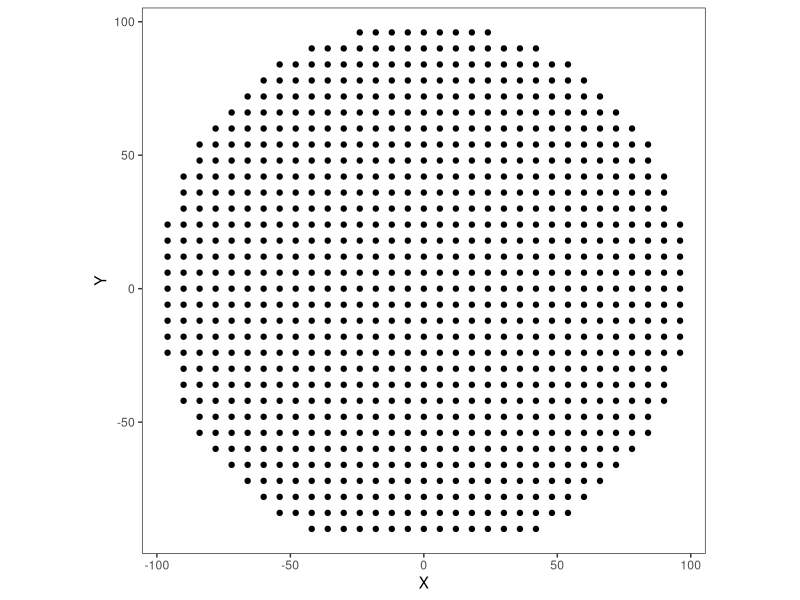
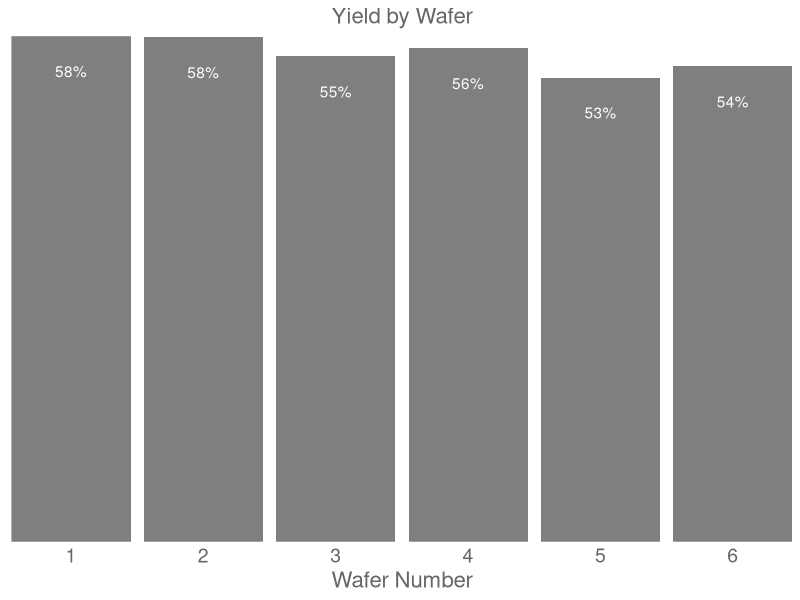
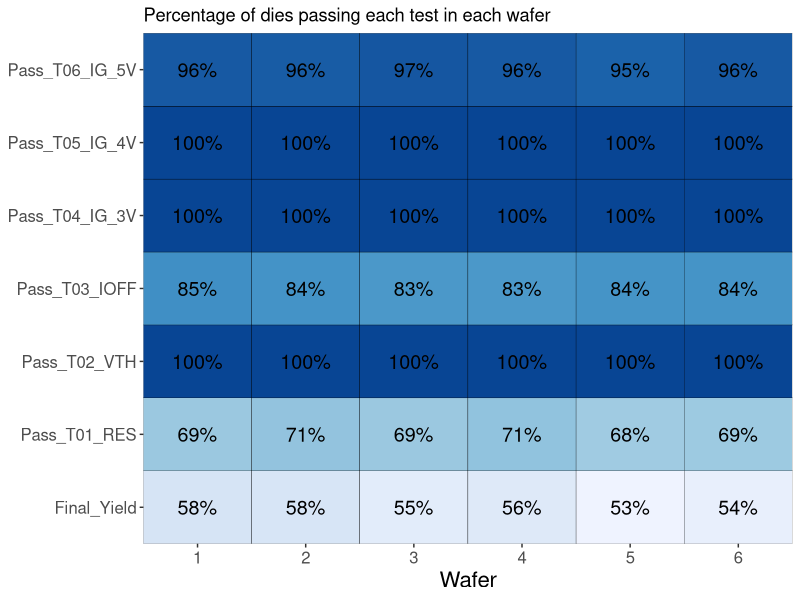
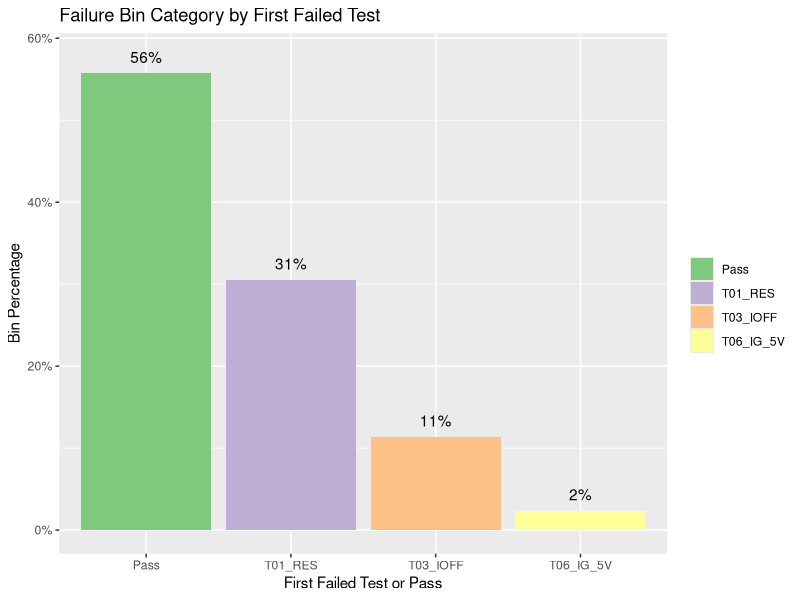
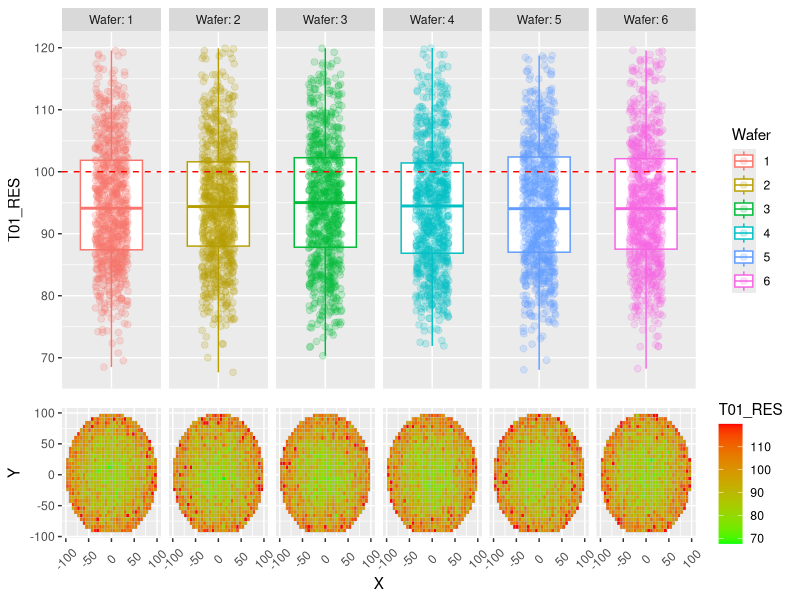
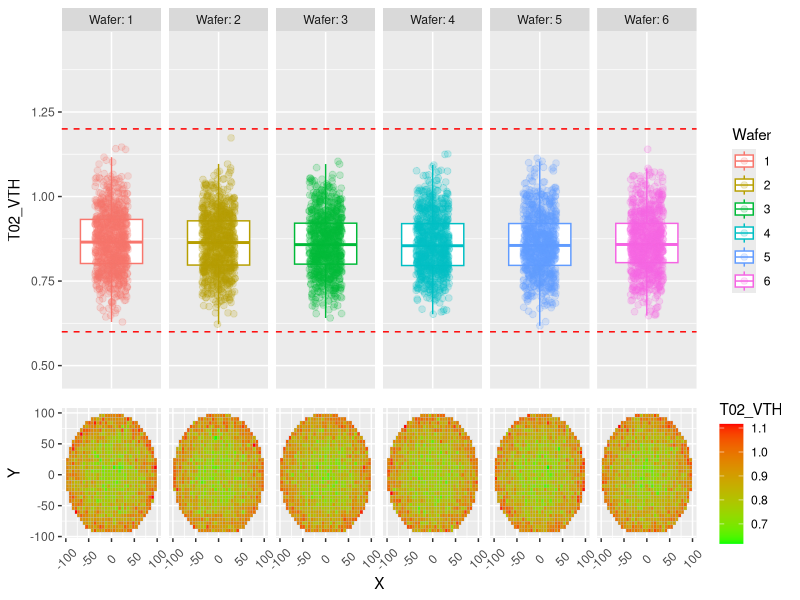
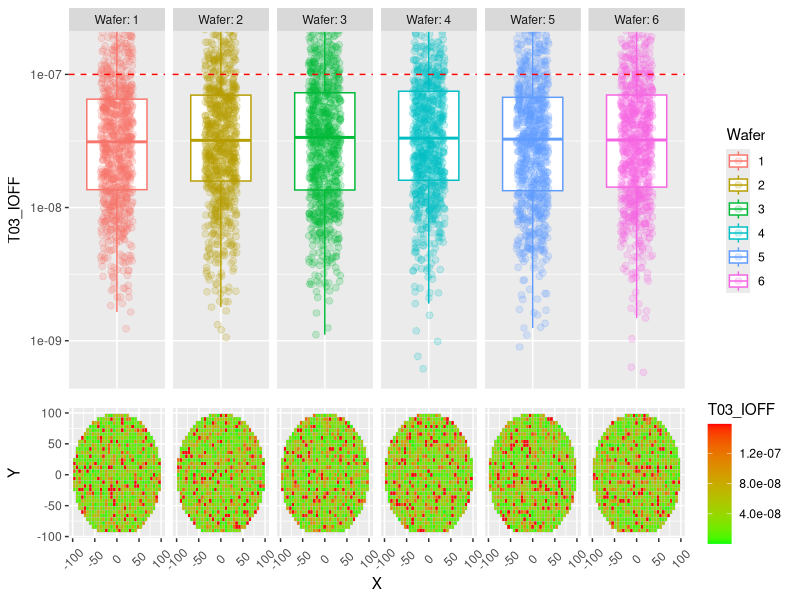
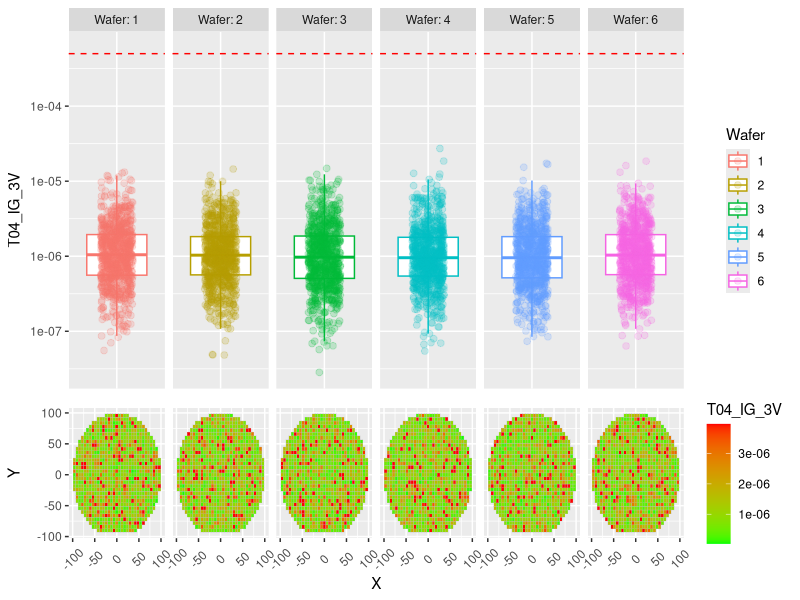

Generate these figures, in order, with R:
## ---- chunk 1
knitr::opts_chunk$set(echo = TRUE, 
                      warning = FALSE, 
                      fig.align = 'center', 
                      fig.width = 10)
#                     fig.path = "static"
library(tidyverse)
library(scales)
library(kableExtra)
library(reshape2)
library(ggpubr)
library(ggrepel)
## ---- chunk 2

# Define a dataframe from scratch using test names and limits provided
df_limits <- setNames(data.frame(matrix(ncol = 4, nrow = 0)),
                      c("TestName", "LowerLimit", "UpperLimit", "Units"))
df_limits <- rbind(
  df_limits,
  data.frame(
    TestName = 'T01_RES',
    LowerLimit = NA,
    UpperLimit = 100,
    Units = "mOhm"
  )
)
df_limits <- rbind(
  df_limits,
  data.frame(
    TestName = 'T02_VTH',
    LowerLimit = 0.6,
    UpperLimit = 1.2,
    Units = "Volts"
  )
)
df_limits <- rbind(
  df_limits,
  data.frame(
    TestName = 'T03_IOFF',
    LowerLimit = NA,
    UpperLimit = 1e-7,
    Units = "Amps"
  )
)
df_limits <- rbind(
  df_limits,
  data.frame(
    TestName = 'T04_IG_3V',
    LowerLimit = NA,
    UpperLimit = 5e-4,
    Units = "Amps"
  )
)
df_limits <- rbind(
  df_limits,
  data.frame(
    TestName = 'T05_IG_4V',
    LowerLimit = NA,
    UpperLimit = 5e-4,
    Units = "Amps"
  )
)
df_limits <- rbind(
  df_limits,
  data.frame(
    TestName = 'T06_IG_5V',
    LowerLimit = NA,
    UpperLimit = 5e-4,
    Units = "Amps"
  )
)

# Generate a pretty table from the dataframe
kable(df_limits) %>%
  kable_styling(
    bootstrap_options = "striped",
    full_width = F,
    position = "center"
  ) %>%
  footnote(general = 'NA ==> Limit Not Applicable')
## ---- chunk 3

df_wafer_XY <- expand.grid(X = (-16:16)* 6, Y = (-16:16)*6)
df_wafer_XY['radius'] <- sqrt(df_wafer_XY['X']**2 + df_wafer_XY['Y']**2)
df_wafer_XY <- df_wafer_XY %>% filter((radius < 100) & (Y >= -90))

# a quick plot
p <- ggplot(df_wafer_XY, aes(x = X, y = Y)) + 
  geom_point() + 
  theme_bw() + 
  coord_equal()+
  theme(panel.grid.major = element_blank(), 
        panel.grid.minor = element_blank())
p
## ---- chunk 4
generate_wafer_data <-
  function(df_waferXY,
           LotID = 'tmp',
           Wafers = c(1),
           rMean = 80,
           radialFactor = 0.3,
           rSD = 5,
           vMean = 0.75,
           vSD = 0.05,
           ioffMean = -8) {
    df <- df_wafer_XY[rep(seq_len(nrow(df_wafer_XY)), length(Wafers)),]
    df['LotID'] <- LotID
    df['Wafer'] <- rep(Wafers, each = nrow(df_waferXY))
    
    # Generate normally distributed data with additional component increasing with radius
    df['T01_RES'] <- ((rnorm(nrow(df), rMean, rSD) *
                         (1 + radialFactor * (df['radius'] / max(
                           df['radius']
                         )) ** 2)) +
                        ((rnorm(nrow(
                          df
                        ), 0, rSD / 5) ** 2) *
                          (1 + radialFactor * (df['radius'] / max(
                            df['radius']
                          ))) ** 6))
    
    # Hardcoding extreme outliers to simulate machine error codes etc.
    df[df['T01_RES'] > 120, 'T01_RES'] <- 10000
    
    # Generate normally distributed data with additional component increasing with radius
    df['T02_VTH'] <- ((rnorm(nrow(df), vMean, vSD) *
                         (1 + radialFactor * (df['radius'] / max(
                           df['radius']
                         )) ** 2)))
    
    # The leakages generally tend to vary in orders of magnitude. So, they are simulated as 10^X,
    # where X is a normally distributed random variable
    
    df['T03_IOFF'] <- 10 ** rnorm(nrow(df), ioffMean, 0.5)
    df['T04_IG_3V'] <- 10 ** rnorm(nrow(df),-6, 0.4)
    df['T05_IG_4V'] <- 10 ** rnorm(nrow(df),-5, 0.4)
    df['T06_IG_5V'] <- 10 ** rnorm(nrow(df),-4, 0.4)
    
    # "Pass" column corresponds to die passing all the tests, based on the limits above.
    df['Pass'] <- ((df['T01_RES'] < 100) &
                     (df['T02_VTH'] > 0.6) & (df['T02_VTH'] < 1.2) &
                     (df['T03_IOFF'] < 1e-7) &
                     (df['T04_IG_3V'] < 5e-4) &
                     (df['T05_IG_4V'] < 5e-4) &
                     (df['T06_IG_5V'] < 5e-4))
    return(df)
    
  }

# Generate the initial data to be analyzed
df_baseline <-
  generate_wafer_data(
    df_wafer_XY,
    LotID = 'Old_1',
    Wafers = (1:6),
    radialFactor = 0.3,
    ioffMean = -7.5
  )
## ---- chunk 5
# Display the first few rows as a sample
kable(head(df_baseline %>% select(-any_of(
  c("LotID", "radius")
)))) %>%
  kable_styling(
    bootstrap_options = "striped",
    full_width = F,
    position = "center"
  )
## ---- chunk 6
# Code below calculates the yield by wafer and plots a bar chart.
# Yield by wafer is calculate by looking at the fraction of dies with "Pass" == TRUE in a wafer

df_baseline %>% 
  group_by(Wafer) %>% 
  summarise(Yield_Percentage = sum(Pass)/n()) %>%
  ggplot(aes(x = Wafer, y = Yield_Percentage)) + 
  geom_bar(stat = "identity", fill = 'gray50') +
  scale_y_continuous(labels = function(x){scales::percent(x, accuracy = 1)}, expand = expansion(0,0)) + 
  scale_x_continuous(breaks = (1:6), expand = expansion(0,0)) +
  geom_text(aes(label = scales::percent(Yield_Percentage, accuracy = 1)), 
              nudge_y = -0.04, color = 'white') +
  labs(y = 'Yield (% of Passing Die)', x = 'Wafer Number', title = 'Yield by Wafer') +
  theme_minimal() + 
  theme(axis.text.x = element_text(size = 14, color = 'gray40'),
        axis.text.y = element_blank(),
        axis.title.x = element_text(size = 16, color = 'gray40'),
        axis.title.y = element_blank(),
        plot.title = element_text(size = 16, color = 'gray40', hjust = 0.5),
        panel.grid = element_blank())
## ---- chunk 7
# The test names are assigned as the row names for convenience
row.names(df_limits) <- df_limits$TestName

# The function below generates a tile plot of yield by category for each wafer
# taking the test data and test limits as inputs

plot_yield_tile <- function(df_limts, df_test_data) {
  # Generate a separate Pass/Fail column for each test
  for (i in 1:nrow(df_limits)) {
    df_test_data[paste0('Pass_', df_limits$TestName[i])] <- ((
      is.na(df_limits$UpperLimit[i]) |
        (df_test_data[paste0(df_limits$TestName[i])] < df_limits$UpperLimit[i])
    )  &
      (
        is.na(df_limits$LowerLimit[i]) |
          (df_test_data[paste0(df_limits$TestName[i])] > df_limits$LowerLimit[i])
      ))
  }
  
  # Calculate yield grouped by category and wafer
  df_category_yield <- df_test_data[c('LotID', 'Wafer',
                                      grep('Pass', colnames(df_test_data), value = T))] %>%
    melt(id.vars = c('LotID', 'Wafer'),
         variable.name = 'Category') %>%
    group_by(LotID, Wafer, Category) %>%
    summarise(Yield_Percent = sum(value) / n(), NumDies = n(), .groups = 'rowwise')
  
  # Cleaning up the category names
  df_category_yield$Category <-
    gsub('Pass$', 'Final_Yield', df_category_yield$Category)
  
  # Generating the tile plot
  pyield <-
    ggplot(df_category_yield,
           aes(x = Wafer, y = Category, fill = Yield_Percent)) +
    geom_tile(color = 'black') +
    geom_text(aes(label = scales::percent(Yield_Percent, accuracy = 1)), size = 5) +
    # scale_fill_viridis_c(option = 'magma') +
    # scale_fill_gradient(low = 'white', high = 'deepskyblue',
    #                     limits = c(0,1), labels = scales::percent) +
    scale_fill_distiller(palette = 'Blues', trans = "reverse", labels = scales::percent) + 
    scale_x_continuous(expand = expansion(0, 0), breaks = (1:6)) +
    scale_y_discrete(expand = expansion(0,0)) + 
    theme(axis.text = element_text(size = 12),
          axis.title.x = element_text(size = 16), 
          axis.title.y = element_blank(),
          legend.position = 'none',
          ) +
    labs(title = 'Percentage of dies passing each test in each wafer')
  
  return(pyield)
}

print(plot_yield_tile(df_limts, df_baseline))
## ---- chunk 8
# The function below genrates a yield pareto chart which displays yield loss categories
# from most significant to least significant as a bar chart

plot_yield_pareto <- function(df_limts, df_test_data){
  
  # Generate a separate Pass/Fail column for each test
  for(i in 1:nrow(df_limits)){
    df_test_data[paste0('Pass_',df_limits$TestName[i])] <- (
      (is.na(df_limits$UpperLimit[i]) | 
         (df_test_data[paste0(df_limits$TestName[i])] < df_limits$UpperLimit[i]))  & 
      (is.na(df_limits$LowerLimit[i]) | 
         (df_test_data[paste0(df_limits$TestName[i])] > df_limits$LowerLimit[i]))
      )
  }
  
  # For the pareto we need to identify the first test which fails for each die
  # If none of the tests fail, the die is marked as "Pass"
  df_tests_inverse <- !(df_test_data[grep('Pass_T',colnames(df_test_data), value = T)])
  df_test_data$FirstFailTest <- colnames(df_tests_inverse)[ifelse(
                              rowSums(df_tests_inverse)==0, NA,max.col(df_tests_inverse, "first"))]
  df_test_data$FirstFailTest <- ifelse(is.na(df_test_data$FirstFailTest),
                                       'Pass',gsub('Pass_','',df_test_data$FirstFailTest))
  
  # Generate the plot
  pareto <- df_test_data %>% group_by(FirstFailTest) %>% 
              summarise(Bin_Perc = n()/nrow(df_test_data)) %>%
              ggplot(aes(x = reorder(FirstFailTest,-Bin_Perc), 
                         y = Bin_Perc, fill = FirstFailTest)) + 
              geom_bar(stat = 'identity') + scale_y_continuous(labels = scales::percent) + 
              geom_text(aes(label = scales::percent(Bin_Perc, accuracy = 1)), nudge_y = 0.02) +
              scale_fill_brewer(type = 'qual') + 
              labs(fill = '', x = 'First Failed Test or Pass', 
                   y = 'Bin Percentage', title = 'Failure Bin Category by First Failed Test')

  return(pareto)
}
plot_yield_pareto(df_limts, df_baseline)
## ---- chunk 9

# changing the wafer variable from numeric to factor for better formatting
df_baseline$Wafer <- as.factor(df_baseline$Wafer)

# loop through the test data columns and generate one plot for each test
for(col in grep('T0',colnames(df_baseline),value = T)){
 
  # automatically determine the limits to be used for Y-axis
  # this is to exclude outliers and zoom to a sensible window
  ylim1 <- boxplot.stats(df_baseline[,col], coef = 1.6)$stats[c(1,5)]
  ybox_min <- min(ylim1[1],df_limits[col,'LowerLimit']*0.8, na.rm = T)
  ybox_max <- max(ylim1[2],df_limits[col,'UpperLimit']*1.2, na.rm = T)
  
  pbox <- ggplot(df_baseline, aes_string(y = col, x = 'Wafer', color = 'Wafer')) + 
          geom_boxplot(outlier.alpha = 0) + 
          geom_jitter(alpha = 0.2, size = 2, width = 0.2) + 
          facet_grid(~Wafer, scales = 'free_x', labeller = label_both) +
    
          # apply the automatic Y-axis limits from above 
          coord_cartesian(ylim = c(ybox_min,ybox_max)) + 
    
          # add lines corresponding to the upper and lower test limits 
          geom_hline(yintercept = df_limits[col,'LowerLimit'], color = 'red', linetype = 2) + 
          geom_hline(yintercept = df_limits[col,'UpperLimit'], color = 'red', linetype = 2) + 
    
          # theme changes for better formatting
          theme(axis.text.x = element_blank(), axis.title.x = element_blank(), 
                axis.ticks.x = element_blank())
  
  # currents are better displayed in log-scale on the Y-axis 
  if(grepl('_I',col)){
    pbox <- pbox + scale_y_log10()  
  }
  
  pmap <- ggplot(df_baseline, aes(x = X, y = Y)) + 
          geom_tile(color='gray', aes_string(fill = col)) + 
          facet_grid(~Wafer, scales = 'free_x', labeller = label_both) + 
          scale_fill_gradient(low = 'green', high = 'red', limits = ylim1, oob = squish) +
          theme(strip.text = element_blank(), axis.text.x = element_text(angle = 45, vjust = 0.5))
  
  
  # Print one header per graph (useful when automating reports)
  cat('###  ', col, '\n\n')
  print(ggarrange(pbox, pmap, nrow = 2, heights = c(2,1), align = 'v'))
  cat(' \n\n')
}

## ---- chunk 10

# Generate different types of data for each process separately
df_baseline_POR <- generate_wafer_data(df_wafer_XY, LotID = 'Exp_1', 
                  Wafers = c(1,5,9), radialFactor = 0.3, ioffMean = -7.5)
df_process_A1 <- generate_wafer_data(df_wafer_XY, LotID = 'Exp_1', 
                  Wafers = c(2,6,10), rMean = 80, radialFactor = 0.1, ioffMean = -7.5)
df_process_A2 <- generate_wafer_data(df_wafer_XY, LotID = 'Exp_1', 
                  Wafers = c(3,7,11), rMean = 65, radialFactor = 0.8, ioffMean = -7.5)
df_process_B1 <- generate_wafer_data(df_wafer_XY, LotID = 'Exp_1', 
                  Wafers = c(4,8,12), rMean = 65, vMean = 0.65, radialFactor = 0.3, ioffMean = -7)

# Assign the process parameters for each process split
df_baseline_POR <- df_baseline_POR %>% 
  mutate( Process = 'Baseline', Temp = 'Baseline', Strain = 'Baseline')
df_process_A1 <- df_process_A1 %>% 
  mutate( Process = 'A1', Temp = 'Higher', Strain = 'Baseline')
df_process_A2 <- df_process_A2 %>% 
  mutate( Process = 'A2', Temp = 'Lower', Strain = 'Baseline')
df_process_B1 <- df_process_B1 %>% 
  mutate( Process = 'B1', Temp = 'Baseline', Strain = 'Higher')

# Combine the data into one dataframe with 12 wafers
df_experiment <- bind_rows(df_baseline_POR, df_process_A1, df_process_A2, df_process_B1)
## ---- chunk 11
kable(df_experiment %>% group_by(Wafer,Process,Temp,Strain) %>% summarise()) %>% 
  kable_styling(bootstrap_options = "striped", full_width = F, position = "center")
## ---- chunk 12
# Box plot with minimal customization
# Outliers are excluded using a manual zoom on the Y-axis
pbox <- ggplot(df_experiment, aes_string(y = 'T01_RES', x = 'Wafer')) + 
          geom_boxplot(outlier.alpha = 0) + 
          geom_jitter(alpha = 0.2, size = 2, width = 0.2) + 
          facet_grid(~Wafer+Temp+Strain+Process, labeller = label_both, scales = 'free_x') + 
          coord_cartesian(ylim = c(60,150)) + 
          labs(title = 'Poor Visualization with the default box plot')
print(pbox)
## ---- chunk 13

# Change Wafer column to factor type for better formatting
df_experiment$Wafer <- as.factor(df_experiment$Wafer)

# The columns to be used for grouping / faceting
# This can be customized based on experiment conditions
grouping_cols <- c('Temp','Strain','Process','Wafer')
facet_formula = as.formula(paste("~",paste0(grouping_cols, collapse = '+')))

# Code below generates a tile plot with experiment variables on Y-axis
# and various levels of those variables color coded 
# this tile plot replaces the ribbon / strip associated with the facet information

group_table <- df_experiment %>% group_by(.dots = grouping_cols) %>% summarise()
group_table2 <- group_table
colnames(group_table2) <- paste0(colnames(group_table2),'_tmp1')
group_table <- cbind(group_table, group_table2)
group_table_stack <- melt(group_table,id.vars = grouping_cols, variable.name = 'Split')
group_table_stack$Split <- factor(gsub('_tmp1$','',group_table_stack$Split), 
                                  levels = rev(grouping_cols))
group_table_stack$value2 <- group_table_stack$value
group_table_stack$value2[group_table_stack$Split == 'Wafer'] <- NA
pdoe <- ggplot(group_table_stack, aes(x = Wafer, y = Split, label = value)) + 
          geom_tile(aes(fill = value2), color = 'black') + 
          geom_text(size = 4) +
          facet_grid(facet_formula,scales = 'free_x') + 
          scale_x_discrete(expand = c(0,0)) + 
          theme(legend.key.size = unit(0, 'cm'), 
                legend.text = element_text(size = 1, color = 'white'),
                axis.title.x = element_blank(), axis.text.x = element_blank(), 
                axis.ticks.x = element_blank(),axis.title.y = element_blank(), 
                axis.text.y = element_text(size = 10, vjust = 0.5),
                strip.text = element_blank(), panel.spacing.x = unit(0.05, "lines"), 
                panel.background = element_blank(), plot.margin = margin(0, 0.1, -0.1, 0.1, "cm"), 
                plot.background = element_blank())  + 
         labs(fill = '')  + 
         scale_fill_manual(values = get_palette('Pastel1',length(unique(group_table_stack$value2)))) 

# Loop through the test data columns and generate one plot for each test
for(col in grep('T0',colnames(df_experiment),value = T)){

  # Automatically determine the limits to be used for Y-axis
  # This is to exclude outliers and zoom to a sensible window
  
  ylim1 <- boxplot.stats(df_experiment[,col], coef = 1.6)$stats[c(1,5)]
  ybox_min <- min(ylim1[1],df_limits[col,'LowerLimit']*0.8, na.rm = T)
  ybox_max <- max(ylim1[2],df_limits[col,'UpperLimit']*1.2, na.rm = T)
  
  pbox <- ggplot(df_experiment, aes_string(y = col, x = 'Wafer', color = 'Process')) + 
            geom_boxplot(outlier.alpha = 0) + 
            
            # apply the automatic Y-axis limits from above             
            coord_cartesian(ylim = c(ybox_min,ybox_max)) + 
            geom_jitter(alpha = 0.2, size = 2, width = 0.2) +
    
            # faceting / grouping based on the chosen categories
            facet_grid(facet_formula,scales = 'free_x') +  
    
            # add lines corresponding to the upper and lower test limits    
            geom_hline(yintercept = df_limits[col,'LowerLimit'], color = 'red', linetype = 2) + 
            geom_hline(yintercept = df_limits[col,'UpperLimit'], color = 'red', linetype = 2) + 
            
            # theme settings for better formatting
            theme(strip.text = element_blank(), 
                  axis.text.x = element_blank(), axis.title.x = element_blank(), 
                  axis.text.y = element_text(size = 10),
                  panel.spacing.x = unit(0.05,"lines"), panel.border = element_rect(color = 'gray', fill = NA, size = 0.5),
                  plot.margin = margin(-0.1, 0.1, -0.1, 0.1, 'cm'),
                  axis.ticks.x = element_blank())
  
  # currents are better displayed in log-scale on Y-axis
  if(grepl('_I',col)){
    pbox <- pbox + scale_y_log10()  
  }
  
  pmap <- ggplot(df_experiment, aes(x = X, y = Y)) + geom_tile(color='gray', aes_string(fill = col)) + 
          facet_grid(facet_formula,scales = 'free_x') + 
          scale_fill_gradient(low = 'green', high = 'red', limits = ylim1, oob = squish) +
          scale_x_continuous(breaks = c(-50,0,50)) + 
          theme(strip.text = element_blank(), 
                #axis.text.x = element_text(angle = 270, hjust = 0),
                plot.margin = margin(0, 0.1, 0, 0.1, 'cm'),
                panel.spacing.x = unit(0.05,"lines"), panel.border = element_rect(color = 'gray', fill = NA, size = 0.5))
  
  # print one header per graph (useful when automating reports)
  cat('###  ', col, '\n\n')
  
  # Use ggrrange to combine multiple sections of the plot
  print(ggarrange(pdoe,pbox, pmap, nrow = 3, heights = c(2,2.5,1.5), align = 'v'))
  
  cat(' \n\n')
}

## ---- chunk 14

# The function below generates a tile plot of yield by category for each wafer
# taking the test data and test limits as inputs
plot_yield_tile2 <- function(df_limits, df_test_data){
  
  # Generate a separate Pass/Fail column for each test
  for(i in 1:nrow(df_limits)){
    df_test_data[paste0('Pass_',df_limits$TestName[i])] <- (
      (is.na(df_limits$UpperLimit[i]) | 
         (df_test_data[paste0(df_limits$TestName[i])] < df_limits$UpperLimit[i]))  & 
      (is.na(df_limits$LowerLimit[i]) | 
         (df_test_data[paste0(df_limits$TestName[i])] > df_limits$LowerLimit[i]))
      )
  }
  
  # Calculate yield grouped by category and wafer
  df_category_yield <- df_test_data[c(grouping_cols,
                                      grep('Pass',colnames(df_test_data),value = T))] %>% 
                          melt(id.vars = c(grouping_cols), variable.name = 'Category') %>%
                          group_by(.dots = c(grouping_cols,'Category')) %>% 
                          summarise(Yield_Percent = sum(value)/n(), NumDies = n())
  
  # Cleaning up the category names
  df_category_yield$Category <- gsub('Pass$','Final_Yield',df_category_yield$Category)
  
  # Generating the tile plot
  pyield <- ggplot(df_category_yield, aes(x = Wafer, y = Category, fill = Yield_Percent)) + 
            geom_tile(color = 'black') + 
            facet_grid(facet_formula, scales = 'free_x') + 
            geom_text(aes(label = scales::percent(Yield_Percent, accuracy = 1)), size = 4) + 
            scale_fill_gradient(low = 'red', high = 'green', 
                                limits = c(0.2,1), labels = scales::percent) + 
            theme(strip.text = element_blank(), 
                  axis.text.x = element_blank(), axis.title.x = element_blank(), 
                  axis.text.y = element_text(size = 10),
                  panel.spacing.x = unit(0.05,"lines"), panel.border = element_rect(color = 'gray', fill = NA, size = 0.5),
                  plot.margin = margin(-0.1, 0.1, 0, 0.1, 'cm'),
                  axis.ticks.x = element_blank())
  
  # Use ggrrange to combine multiple sections of the plot
  return(ggarrange(pdoe,pyield, nrow = 2, heights = c(1,2),align = 'v'))
}

plot_yield_tile2(df_limits,df_experiment)

## ---- chunk 15
# Include only the baseline process and process A1 for easier comparison.
df_Baseline_and_ProcessA1 <- subset(df_experiment, Process %in% c("Baseline","A1")) 

# Exclude outliers T01_RES (T01_RES > 1000) to make sure results are not skewed by outliers
df_Baseline_and_ProcessA1 <- subset(df_Baseline_and_ProcessA1, T01_RES < 1000)

# Apply Welch Two Sample t-test to each column of interest
lapply(df_Baseline_and_ProcessA1[,grep('T0|Pass',colnames(df_Baseline_and_ProcessA1), value = T)], 
       function(x) t.test(x ~ df_Baseline_and_ProcessA1$Process))
